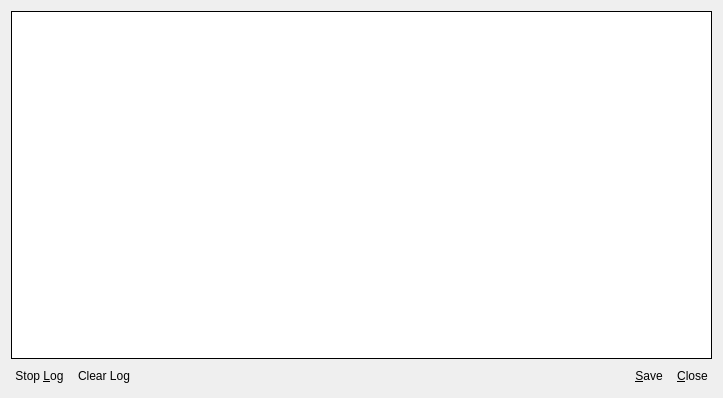
<?xml version="1.0" encoding="UTF-8"?>
<ui version="4.0">
 <class>ServiceLog</class>
 <widget class="QDialog" name="ServiceLog">
  <property name="windowModality">
   <enum>Qt::ApplicationModal</enum>
  </property>
  <property name="geometry">
   <rect>
    <x>0</x>
    <y>0</y>
    <width>723</width>
    <height>398</height>
   </rect>
  </property>
  <property name="minimumSize">
   <size>
    <width>0</width>
    <height>0</height>
   </size>
  </property>
  <property name="maximumSize">
   <size>
    <width>16777215</width>
    <height>16777215</height>
   </size>
  </property>
  <property name="windowTitle">
   <string>Securepoint SSL VPN Service Log</string>
  </property>
  <property name="windowIcon">
   <iconset>
    <normaloff>:/images/logo.png</normaloff>:/images/logo.png</iconset>
  </property>
  <property name="modal">
   <bool>true</bool>
  </property>
  <layout class="QGridLayout" name="gridLayout">
   <item row="0" column="0">
    <widget class="QPlainTextEdit" name="memLog">
     <property name="frameShape">
      <enum>QFrame::Box</enum>
     </property>
     <property name="frameShadow">
      <enum>QFrame::Plain</enum>
     </property>
     <property name="readOnly">
      <bool>true</bool>
     </property>
    </widget>
   </item>
   <item row="1" column="0">
    <layout class="QHBoxLayout" name="horizontalLayout">
     <item>
      <widget class="QPushButton" name="cmdStopLog">
       <property name="cursor">
        <cursorShape>PointingHandCursor</cursorShape>
       </property>
       <property name="styleSheet">
        <string notr="true">:hover {background-color: rgb(195, 195, 195);}
QPushButton {;text-align:center;
	padding-left: 3px;
	padding-right: 3px;
	padding-top: 3px;
	padding-bottom: 3px;}</string>
       </property>
       <property name="text">
        <string>Stop &amp;Log</string>
       </property>
       <property name="icon">
        <iconset>
         <normaloff>:/images/logstartstop.png</normaloff>:/images/logstartstop.png</iconset>
       </property>
       <property name="iconSize">
        <size>
         <width>22</width>
         <height>22</height>
        </size>
       </property>
       <property name="flat">
        <bool>true</bool>
       </property>
      </widget>
     </item>
     <item>
      <widget class="QPushButton" name="cmdClearLog">
       <property name="styleSheet">
        <string notr="true">:hover {background-color: rgb(195, 195, 195);}
QPushButton {;text-align:center;
	padding-left: 3px;
	padding-right: 3px;
	padding-top: 3px;
	padding-bottom: 3px;}</string>
       </property>
       <property name="text">
        <string>Clear Log</string>
       </property>
       <property name="flat">
        <bool>true</bool>
       </property>
      </widget>
     </item>
     <item>
      <spacer name="horizontalSpacer">
       <property name="orientation">
        <enum>Qt::Horizontal</enum>
       </property>
       <property name="sizeHint" stdset="0">
        <size>
         <width>40</width>
         <height>20</height>
        </size>
       </property>
      </spacer>
     </item>
     <item>
      <widget class="QPushButton" name="cmdSave">
       <property name="cursor">
        <cursorShape>PointingHandCursor</cursorShape>
       </property>
       <property name="styleSheet">
        <string notr="true">:hover {background-color: rgb(195, 195, 195);}
QPushButton {;text-align:center;
	padding-left: 3px;
	padding-right: 3px;
	padding-top: 3px;
	padding-bottom: 3px;}</string>
       </property>
       <property name="text">
        <string>&amp;Save</string>
       </property>
       <property name="icon">
        <iconset>
         <normaloff>:/images/save.png</normaloff>:/images/save.png</iconset>
       </property>
       <property name="iconSize">
        <size>
         <width>22</width>
         <height>22</height>
        </size>
       </property>
       <property name="flat">
        <bool>true</bool>
       </property>
      </widget>
     </item>
     <item>
      <widget class="QPushButton" name="cmdClose">
       <property name="cursor">
        <cursorShape>PointingHandCursor</cursorShape>
       </property>
       <property name="styleSheet">
        <string notr="true">:hover {background-color: rgb(195, 195, 195);}
QPushButton {;text-align:center;
	padding-left: 3px;
	padding-right: 3px;
	padding-top: 3px;
	padding-bottom: 3px;}</string>
       </property>
       <property name="text">
        <string>&amp;Close</string>
       </property>
       <property name="icon">
        <iconset>
         <normaloff>:/images/close_dialog.png</normaloff>:/images/close_dialog.png</iconset>
       </property>
       <property name="iconSize">
        <size>
         <width>22</width>
         <height>22</height>
        </size>
       </property>
       <property name="default">
        <bool>true</bool>
       </property>
       <property name="flat">
        <bool>true</bool>
       </property>
      </widget>
     </item>
    </layout>
   </item>
  </layout>
 </widget>
 <resources/>
 <connections/>
</ui>
